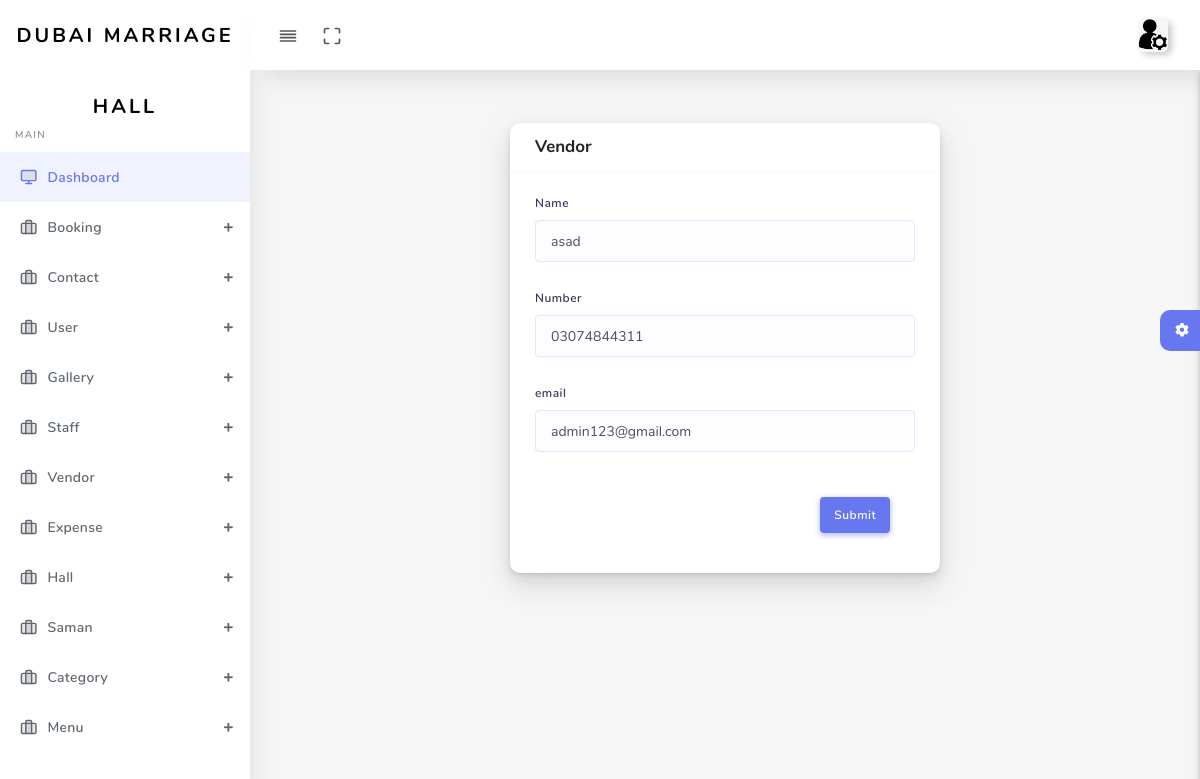
The app's page /user/admin/vendor_update.php?uid=3 (signed in) with its own data.
### tables this page shows
CREATE TABLE `vendor` (
  `vid` int(255) NOT NULL,
  `name` varchar(255) NOT NULL,
  `number` varchar(255) NOT NULL,
  `email` varchar(255) NOT NULL,
  `date` varchar(255) NOT NULL
);

### user/admin/vendor_update.php (the view, shortened to what this page needs)
<?php
include('include/header.php');
$uid=mysqli_real_escape_string($conn,$_GET['uid']);
?>
  <div id="app">
    <div class="main-wrapper main-wrapper-1">
      <div class="navbar-bg"></div>
      <?php
include('include/nav.php');
include('include/aside.php');
?>
      <div class="main-content">
        <section class="section">
          <div class="section-body">
          <?php
      $sql = "SELECT * FROM vendor WHERE `vid`='$uid'";
            $run = mysqli_query($conn, $sql);
            while ($row = mysqli_fetch_array($run)) {
            ?>
            <div class="row">
            <div class=" col-md-3 col-lg-3">
            </div>
              <div class="col-12 col-md-6 col-lg-6">
                <div class="card">
                <form method="post" enctype="multipart/form-data">
                    <div class="card-header">
                      <h4>Vendor</h4>
                    </div>
                    <div class="card-body">
                    <div class="form-group">
                        <label>Name</label>
                        <input type="text" class="form-control" name="name" value="<?php echo $row['name']?>" required="" pattern="[A-Za-z ]{3,30}">
                      </div>
                      <div class="form-group">
                        <label>Number</label>
                        <input type="number" class="form-control" name="number" value="<?php echo $row['number']?>" required="" pattern="">
                      </div>
                      <div class="form-group">
                        <label>email</label>
                        <input type="text" class="form-control" name="email" value="<?php echo $row['email']?>" required="">
                      </div>
                    <div class="card-footer text-right">
                    <input type="submit" name="sub" class="btn btn-primary" value="Submit">
                    </div>
                  </form>
                </div>
              </div>
            </div>
            <?php
            }
        ?>
          </div>
        </section>
        <div class="settingSidebar">
          <a href="javascript:void(0)" class="settingPanelToggle"> <i class="fa fa-spin fa-cog"></i>
          </a>
        </div>
      </div>
    </div>
  </div>
  <?php
include('include/footer.php');
?>

### records on screen
vendor: name "asad", number "03074844311", email "admin123@gmail.com"
